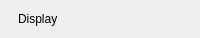
               <widget class="QFrame" name="setDisplay">
                <property name="minimumSize">
                 <size>
                  <width>0</width>
                  <height>38</height>
                 </size>
                </property>
                <property name="maximumSize">
                 <size>
                  <width>16777215</width>
                  <height>38</height>
                 </size>
                </property>
                <property name="role" stdset="0">
                 <string>statusRow</string>
                </property>
                <property name="bind_fixedHeight" stdset="0">
                 <string>rh</string>
                </property>
                <layout class="QHBoxLayout" name="setDisplayLayout" stretch="0,0,0,0,1">
                 <property name="spacing">
                  <number>0</number>
                 </property>
                 <property name="leftMargin">
                  <number>0</number>
                 </property>
                 <property name="topMargin">
                  <number>0</number>
                 </property>
                 <property name="rightMargin">
                  <number>0</number>
                 </property>
                 <property name="bottomMargin">
                  <number>0</number>
                 </property>
                 <item>
                  <widget class="QLabel" name="setDisplayDot">
                   <property name="minimumSize">
                    <size>
                     <width>6</width>
                     <height>6</height>
                    </size>
                   </property>
                   <property name="maximumSize">
                    <size>
                     <width>6</width>
                     <height>6</height>
                    </size>
                   </property>
                   <property name="role" stdset="0">
                    <string>dot</string>
                   </property>
                   <property name="tone" stdset="0">
                    <string>ok</string>
                   </property>
                  </widget>
                 </item>
                 <item>
                  <spacer name="gap_38">
                   <property name="orientation">
                    <enum>Qt::Orientation::Horizontal</enum>
                   </property>
                   <property name="sizeType">
                    <enum>QSizePolicy::Policy::Fixed</enum>
                   </property>
                   <property name="sizeHint" stdset="0">
                    <size>
                     <width>12</width>
                     <height>1</height>
                    </size>
                   </property>
                  </spacer>
                 </item>
                 <item>
                  <widget class="QLabel" name="setDisplayLabel">
                   <property name="text">
                    <string>Display</string>
                   </property>
                   <property name="minimumSize">
                    <size>
                     <width>102</width>
                     <height>0</height>
                    </size>
                   </property>
                   <property name="role" stdset="0">
                    <string>rowLabel</string>
                   </property>
                  </widget>
                 </item>
                 <item>
                  <spacer name="hSpacer_25">
                   <property name="orientation">
                    <enum>Qt::Orientation::Horizontal</enum>
                   </property>
                   <property name="sizeHint" stdset="0">
                    <size>
                     <width>10</width>
                     <height>20</height>
                    </size>
                   </property>
                  </spacer>
                 </item>
                 <item>
                  <widget class="QLabel" name="setDisplayValue">
                   <property name="alignment">
                    <set>Qt::AlignmentFlag::AlignRight|Qt::AlignmentFlag::AlignVCenter</set>
                   </property>
                   <property name="role" stdset="0">
                    <string>rowValue</string>
                   </property>
                   <property name="bind" stdset="0">
                    <string>Format.display(setup)</string>
                   </property>
                   <property name="elide" stdset="0">
                    <bool>true</bool>
                   </property>
                  </widget>
                 </item>
                </layout>
               </widget>
